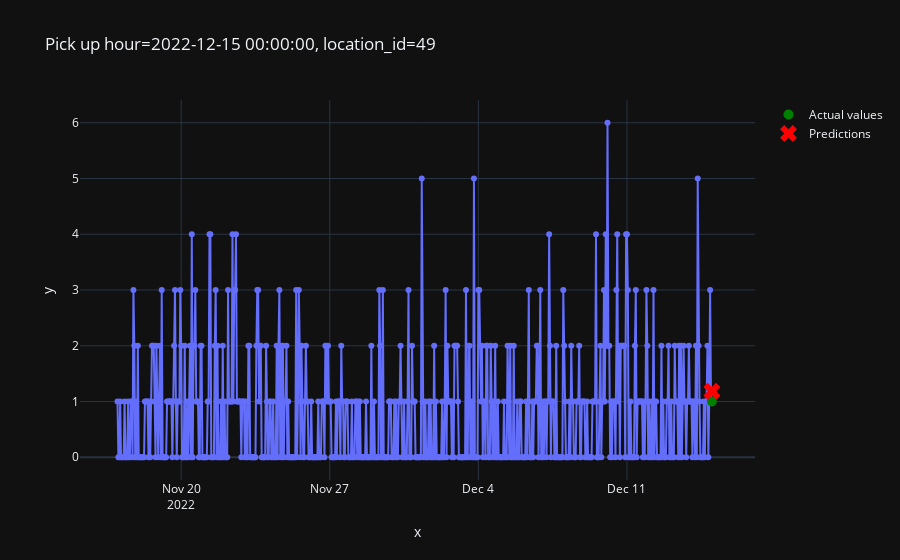

Write notebook code for a chart like this one.
### Code cell
plot_one_sample(
    features= X_test,
    targets = y_test,
    example_id = 2979,
    predictions = pd.Series(predicted)
)

### Figure 1 — Plotly figure (JSON) as saved in the notebook; plotly's stock layout.template omitted (floating-point values rounded to 4 significant figures; data arrays with more than 128 entries replaced by an {"elided": "..."} marker saying what was removed)
{"data": [{"hovertemplate": "x=%{x}<br>y=%{y}<extra></extra>", "legendgroup": "", "line": {"color": "#636efa", "dash": "solid"}, "marker": {"symbol": "circle"}, "mode": "lines+markers", "name": "", "orientation": "v", "showlegend": false, "type": "scatter", "x": {"elided": "673 str values"}, "xaxis": "x", "y": {"elided": "673 float values"}, "yaxis": "y"}, {"line": {"color": "green"}, "marker": {"size": 10}, "mode": "markers", "name": "Actual values", "type": "scatter", "x": ["2022-12-15T00:00:00.000000000"], "y": [1]}, {"line": {"color": "red"}, "marker": {"size": 15, "symbol": "x"}, "mode": "markers", "name": "Predictions", "type": "scatter", "x": ["2022-12-15T00:00:00.000000000"], "y": [1.183]}], "layout": {"legend": {"tracegroupgap": 0}, "title": {"text": "Pick up hour=2022-12-15 00:00:00, location_id=49"}, "xaxis": {"anchor": "y", "domain": [0, 1], "title": {"text": "x"}}, "yaxis": {"anchor": "x", "domain": [0, 1], "title": {"text": "y"}}}}
